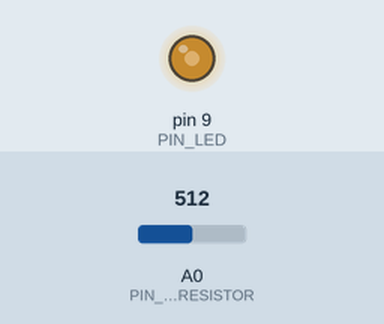
Recording of a sketch running on a simulated Arduino Uno, built with avr-gcc and run on an emulated ATmega328P. Parts: output pins drawn as LEDs (lit = HIGH). The test bench sets the inputs (shaded band); at power-on: A0 (PIN_PHOTORESISTOR) = 512.

Above: at 1.2 s.
1.3 s: A0 (PIN_PHOTORESISTOR) set to 306
At 2.5 s:
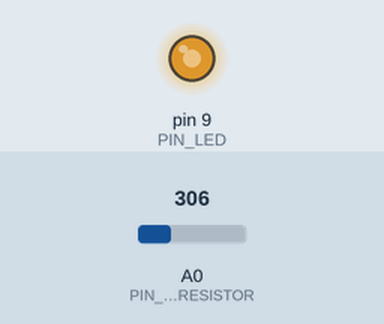
2.8 s: A0 (PIN_PHOTORESISTOR) set to 122
At 3.8 s:
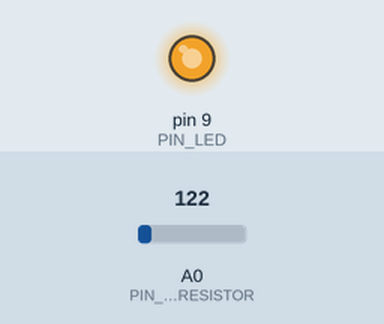
4.3 s: A0 (PIN_PHOTORESISTOR) set to 900
At 4.9 s:
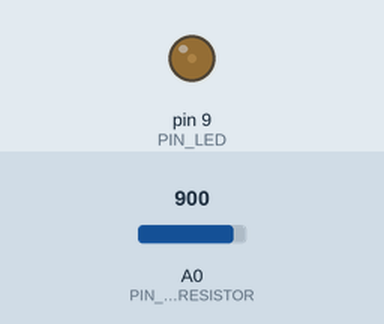
5.8 s: A0 (PIN_PHOTORESISTOR) set to 1023
At 7.0 s:
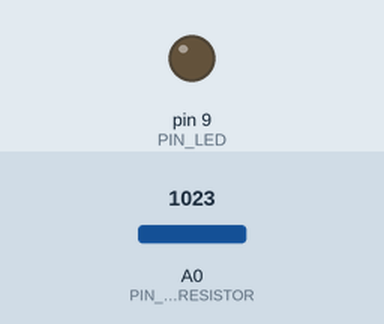
7.3 s: A0 (PIN_PHOTORESISTOR) set to 511
At 8.4 s:
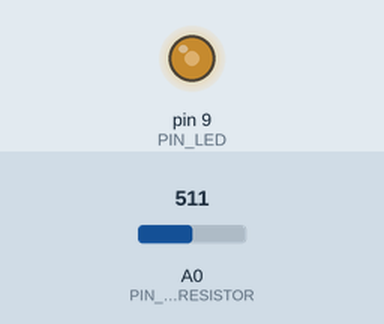
Timing chart, 0 to 9.8 s (numbered marks = the images above; inputs shaded):
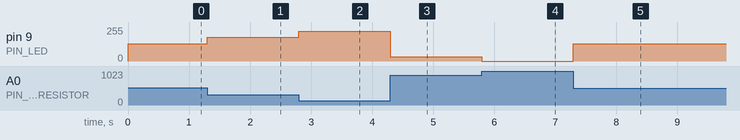

Measured:
- after the input at 1.3 s, pin 9 (PIN_LED): 128/255 → 179/255 at once
- after the input at 2.8 s, pin 9 (PIN_LED): 179/255 → 225/255 at once
- after the input at 4.3 s, pin 9 (PIN_LED): 225/255 → 31/255 at once
- after the input at 5.8 s, pin 9 (PIN_LED): 31/255 → 0/255 at once
- after the input at 7.3 s, pin 9 (PIN_LED): 0/255 → 128/255 at once

The sketch:

sketch_photoresistor.ino
```cpp
/*
 * 조도센서(Photoresistor)를 이용해 LED의 밝기를 제어하는 예제 코드
 *
 * 조도센서를 통해 주위의 밝기를 측정하여, 밝기가 낮을 수록 LED의 빛을 강하게 출력한다.
 * map() 함수를 이용해 아날로그 입력과 출력의 범위를 조절할 수 있다.
 * 더 많은 정보는 토이 메이커스 http://cafe.naver.com/toymakers
 *
 * 2017년 1월 31일 수정됨 by 율리안(Yulian)
 *
 */

int PIN_LED = 9;            // LED 핀 초기화
int PIN_PHOTORESISTOR = A0; // 조도센서 핀 초기화

void setup() {
}

void loop() {
  int light = analogRead(PIN_PHOTORESISTOR);    // 아날로그 핀 A0의 신호를 읽어 변수 light에 저장
  int ledOutput = map(light, 0, 1023, 255, 0);  // 10bit 아날로그 신호를 8bit 신호 범위로 역변환
  analogWrite(PIN_LED, ledOutput);              // PWM을 이용해 LED의 세기를 조절
}
```
